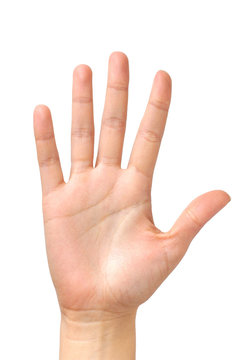
#> input picture learning/CV/resources/hand.jpg, 239 x 360 px, found by its file name
$ python functions.py
#> lines starting #> are read from the running program, lines starting #| are printed output that depends on the picture; after the words box and inside, x2 and y2 are one past the last pixel; in counts of white or black regions, pixels touching at a corner belong together
import cv2

path ="/home/bhavyaporwal007/work and study/MACHINE-LEARNING/learning/CV/resources/hand.jpg"

img = cv2.imread(path,0) #the zero turns image to greyscale
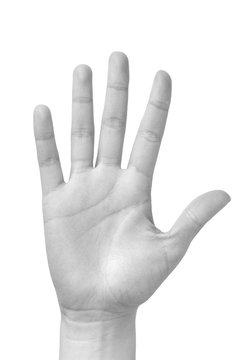
#> img: shape (360, 239); min 112, max 255, mean 233.2


imgBlur= cv2.GaussianBlur(img,(9,9),0)

imgCanny = cv2.Canny(imgBlur,10,10)
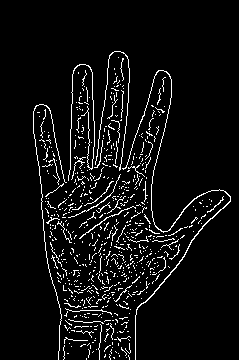
#> imgCanny: shape (360, 239); 6% white in thin lines or dots, all inside (x1, y1, x2, y2) = (33, 51, 231, 360)

cv2.imshow("Canny", imgBlur)
cv2.imshow("greyscale", img)
cv2.imshow("blur", imgBlur)
cv2.imshow("image" , img)
cv2.waitKey(0)
